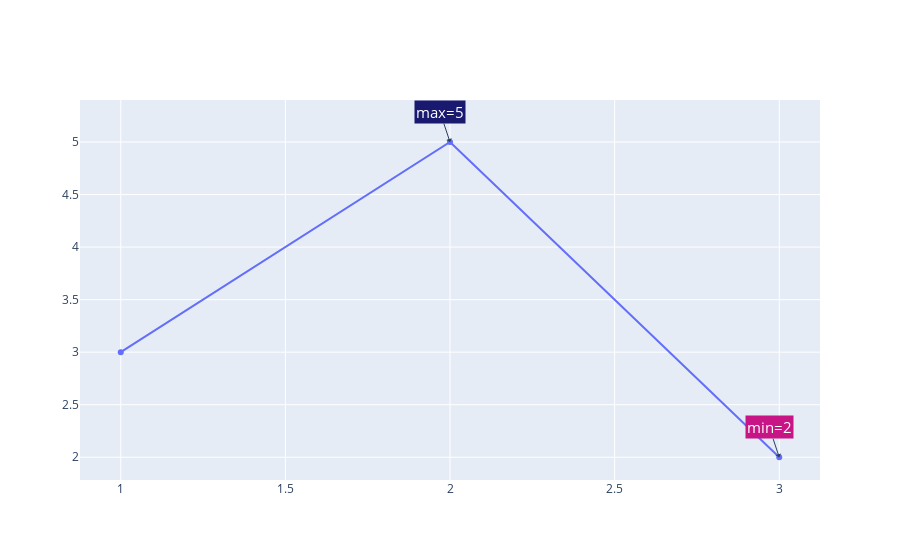

Notebook code cell kept with this figure:
### Code cell
annotate_text_fig = go.Figure()
annotate_text_fig.add_trace(go.Scatter(x=[1, 2, 3], y=[3, 5, 2], mode="lines+markers"))
annotate_text_fig.update_layout(
    annotations=[
        go.layout.Annotation(
            x=2,
            y=5,
            text="max=5",
            showarrow=True,  # 矢印を表示
            arrowhead=1,  # 矢印の形状
            bgcolor="midnightblue",  # テキスト部分の塗りつぶし色
            font={"size": 15, "color": "white"},  # フォントサイズと色
        ),
        go.layout.Annotation(
            x=3,
            y=2,
            text="min=2",
            showarrow=True,
            arrowhead=1,
            bgcolor="mediumvioletred",
            font={"size": 15, "color": "white"},
        ),
    ]
)

### Figure 1 — Plotly figure (JSON) as saved in the notebook; plotly's stock layout.template omitted (floating-point values rounded to 4 significant figures)
{"data": [{"mode": "lines+markers", "type": "scatter", "x": [1, 2, 3], "y": [3, 5, 2]}], "layout": {"annotations": [{"arrowhead": 1, "bgcolor": "midnightblue", "font": {"color": "white", "size": 15}, "showarrow": true, "text": "max=5", "x": 2, "y": 5}, {"arrowhead": 1, "bgcolor": "mediumvioletred", "font": {"color": "white", "size": 15}, "showarrow": true, "text": "min=2", "x": 3, "y": 2}]}}
